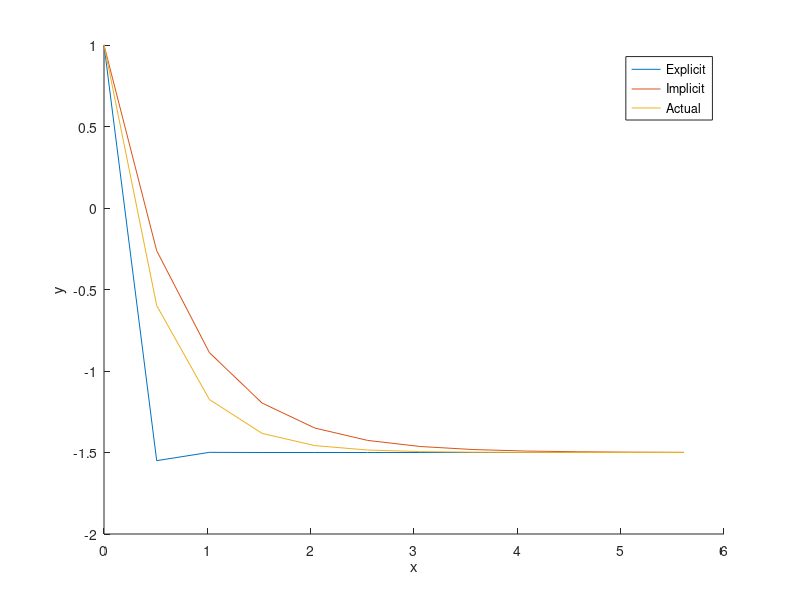

Write the MATLAB code that produced this figure.
clear
clc
h=0.51;
N=ceil(6/h);

y1=zeros(N,1);
y2=zeros(N,1);

x=0:h:h*(N-1);
y1(1)=1;
y2(1)=1;
for i=1:N-1
    y1(i+1)=y1(i)*(1-2*h)-3*h;
    y2(i+1)=(y2(i)-3*h)/(1+2*h);
end
hold on
plot(x,y1,x,y2,x,exp(-2*x)*5/2-3/2)
xlabel('x')
ylabel('y')
legend('Explicit','Implicit','Actual')
hold off